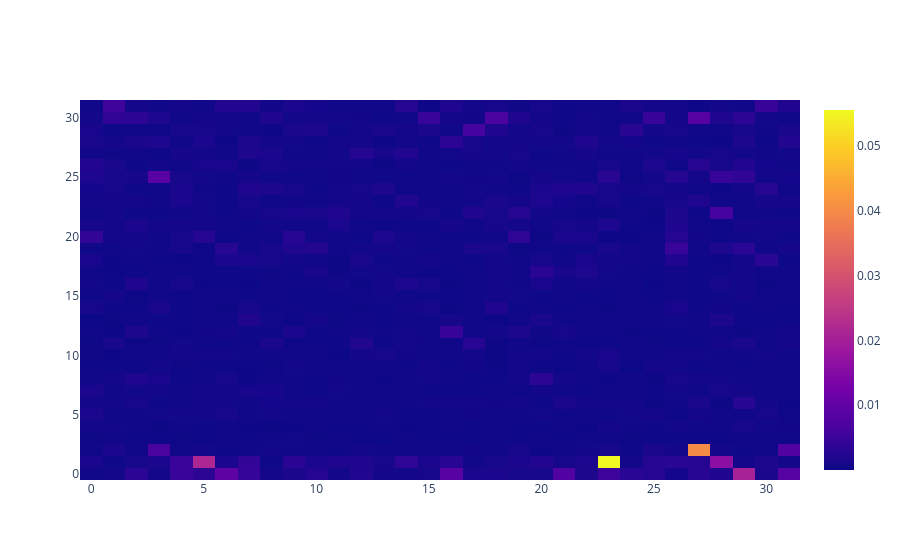

Notebook code for this chart:
### Code cell
import plotly.graph_objects as go

heatmap = go.Heatmap(z=head_importance.detach().cpu().numpy())
fig = go.Figure(data=heatmap)
fig.show()

### Figure 1 — Plotly figure (JSON) as saved in the notebook; plotly's stock layout.template omitted (floating-point values rounded to 4 significant figures; data arrays with more than 128 entries replaced by an {"elided": "..."} marker saying what was removed)
{"data": [{"type": "heatmap", "z": {"elided": "32x32 float values"}}], "layout": {}}
